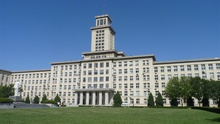
%> input picture Experiment2/MedianFilter/testimg.jpg, 220 x 124 px, shrunk from 1151 x 647 before the run
$ octave main.m   (GNU Octave 9; MATLAB toolbox functions it lacks are replaced by stand-ins)
%> lines starting %> are read from the running program, lines starting %| are printed output that depends on the picture
### Experiment2/MedianFilter/MyMedfilt2.m
% ================================================================
% 中值滤波（Median Filtering）函数实现
% ================================================================
% function：定义一个函数
% 输入参数：img（待滤波的灰度图像）
% 输出参数：Medfilt2_result（中值滤波后的结果）
% ================================================================
function Medfilt2_result = MyMedfilt2(img)

    % 获取图像的尺寸
    % size(img) 返回 [height, width]（高度和宽度）
    % MATLAB 的图像坐标系：img(row, col)，行=垂直方向，列=水平方向
    % 注意：这和 C++ 的 img.at<uchar>(i, j) 是对应的（i=row, j=col）
    [height, width] = size(img);

    % 创建结果图像，先复制一份原图
    % 后续会逐像素覆盖这个副本
    % MATLAB 中直接赋值 = 就是复制（不会共享内存）
    Medfilt2_result = img;


    % ================================================================
    % 3x3 邻域中值滤波，使用 replicate 边界填充
    %
    % 什么是"3x3 邻域"？
    %   以像素 (i, j) 为中心，取它周围的 8 个邻居 + 自身，共 9 个像素。
    %   形状像一个 3 行 3 列的小方块：
    %     (i-1,j-1)  (i-1,j)  (i-1,j+1)
    %     (i,  j-1)  (i,  j)  (i,  j+1)
    %     (i+1,j-1)  (i+1,j)  (i+1,j+1)
    %
    % 什么是"replicate 边界填充"？
    %   当邻域超出图像边界时（如边缘像素），用边界像素的值填充越界的部分。
    %   比如：图像第一行第1列像素 (1,1) 的邻域，
    %   越出上边和左边的那几个位置，都用 (1,1) 自己的值填充。
    % ================================================================


    % 外层两个循环：遍历图像中的每个像素 (i, j)
    % i 从 1 到 height（垂直方向，行索引）
    % j 从 1 到 width（水平方向，列索引）
    for i = 1:height
        for j = 1:width


            % ================================================================
            % 第一步：提取 3x3 邻域的 9 个像素值
            % ================================================================
            % neighbor：空向量，用于存放 9 个邻域像素的灰度值
            % 在 MATLAB 中，向量/数组使用方括号 [] 创建
            neighbor = [];

            % 内层两个循环：遍历 3x3 邻域的每个位置
            % ki = -1, 0, 1（垂直偏移：上、同行、下）
            % kj = -1, 0, 1（水平偏移：左、同列、右）
            for ki = -1:1
                for kj = -1:1

                    % 计算当前邻域位置在原图中的坐标
                    % row = 中心行 i + 垂直偏移 ki
                    % col = 中心列 j + 水平偏移 kj
                    row = i + ki;
                    col = j + kj;

                    % ================================================================
                    % 边界处理（replicate 方式）
                    % ================================================================
                    % 当 row 或 col 超出 [1, height] 或 [1, width] 范围时，
                    % 把它们"夹取"到边界值。
                    %
                    % MATLAB 中图像坐标从 1 开始（不是从 0 开始！）
                    %   - 行索引 i 的范围：1 到 height
                    %   - 列索引 j 的范围：1 到 width
                    %
                    % max(1, min(row, height)) 的逻辑：
                    %   如果 row < 1，取 row = 1（上边界）
                    %   如果 row > height，取 row = height（下边界）
                    %   否则保持 row 不变
                    % min 同理处理水平方向的越界
                    %
                    % 举例：
                    %   当 i = 1（第一行）时，ki = -1 会使 row = 0
                    %   max(1, min(0, height)) = max(1, 0) = 1
                    %   越界的上方位置被"复制"成了第一行像素的值
                    row = max(1, min(row, height));
                    col = max(1, min(col, width));

                    % 从原图中取出邻域像素的灰度值，追加到 neighbor 向量末尾
                    % MATLAB 中矩阵索引语法：img(row, col)
                    % neighbor = [neighbor, img(row, col)] 的含义：
                    %   把 img(row, col) 的值添加到 neighbor 向量的末尾
                    %   每循环一次，neighbor 就增加一个元素
                    %   9 次循环后，neighbor 就是一个长度为 9 的向量
                    neighbor = [neighbor, img(row, col)];

                end  % 结束 kj 循环（水平偏移）
            end      % 结束 ki 循环（垂直偏移）


            % ================================================================
            % 第二步：对 9 个邻域像素值排序，取中位数
            % ================================================================
            % sort(neighbor)：对 neighbor 向量从小到大排序
            % MATLAB 的 sort 函数默认是升序（ascending）
            % 排序后，sorted(1) 是最小值，sorted(9) 是最大值
            sorted = sort(neighbor);

            % 取中位数：9 个元素的中位数就是第 5 个（sorted(5)）
            % 为什么是第 5 个？
            %   9 个数从小到大排：sorted(1), sorted(2), ..., sorted(9)
            %   中位数位置 = (9 + 1) / 2 = 5
            %   所以 sorted(5) 就是中位数
            %
            % 中位数的意义：
            %   如果 9 个数是 [1, 2, 5, 8, 9, 10, 12, 15, 20]
            %   中位数 = 9（不是平均值 (1+2+5+8+9+10+12+15+20)/9 ≈ 9.1）
            %   中位数对"异常值"（噪声点）不敏感：
            %     - 如果有一个噪声点 200，和其他正常像素混在一起
            %     - 排序后 200 会在末尾，中位数仍然是中间那个正常值
            %     - 但如果是平均值，200 会把均值拉得偏高
            %
            % 把中位数写入结果图像的第 (i, j) 个像素
            Medfilt2_result(i, j) = sorted(5);  % 9个元素的第5个就是中位数


        end  % 结束 j 循环（列）
    end      % 结束 i 循环（行）


    % ================================================================
    % 返回滤波后的图像
    % ================================================================
    % 循环结束后，Medfilt2_result 就是一个完整的滤波结果图
    % MATLAB 函数会自动把输出参数的值返回给调用者
    % 在 main.m 中，调用 Medfilt2_result = MyMedfilt2(img) 时，
    % 这里 return 的值就会赋给 main.m 中的 Medfilt2_result 变量

end  % 结束 function MyMedfilt2

### Experiment2/MedianFilter/main.m
% ================================================================
% 中值滤波（Median Filtering）是什么？
% ================================================================
% 中值滤波是一种经典的"非线性"图像滤波方法。
%
% 首先回顾一下"均值滤波"（线性滤波）：
%   取中心像素周围 3x3 共 9 个像素的"平均值"替代中心像素。
%   优点：能去除噪声（把突兀的噪声点"平均"掉）
%   缺点：会让图像变模糊（细节也被平均掉了）
%
% "中值滤波"的思想不同：
%   取中心像素周围 3x3 共 9 个像素的"中位数"替代中心像素。
%   中位数 = 把 9 个数从小到大排列后，最中间那个数（第 5 个）。
%
% 中值滤波的效果：
%   - 去除"椒盐噪声"效果非常好（孤立的黑点、白点会被邻居替代）
%   - 对边缘的保持比均值滤波好（不会把边缘的灰度"平均"掉）
%   - 但仍然是"模糊"操作，细节会有一定损失
%
% 为什么叫"非线性"？
%   均值滤波可以用"卷积"描述（乘加运算），是线性的。
%   中值滤波需要排序取中位数，不能表示为简单的乘加运算，所以是非线性的。
% ================================================================


% ================================================================
% 主脚本文件：程序入口
% ================================================================
% 注意：.m 文件如果以 function 开头就是函数文件，
% 如果直接写代码就是"脚本文件"（Script）。
% 脚本文件可以直接运行（不需要被调用），从第一行执行到最后一行。
% main.m 就是主脚本，程序从这里开始执行。

% ================================================================
% 第 1 步：清理环境（每次运行程序前的标准准备）
% ================================================================
% clc：Clear Command Window，清空命令行窗口的显示内容
%       （视觉效果：命令行变干净了，但不影响变量）
clc;

% clear all：Clear Workspace，删除工作区中的所有变量
%            防止上一次运行留下的旧变量干扰本次运行
%            （比如上次运行创建了一个大数组，这次忘记重新赋值）
clear all;

% close all：Close all Figures，关闭所有打开的图像窗口
%            防止上一次运行的图像窗口还在屏幕上干扰视线
close all;


% ================================================================
% 第 2 步：读取图像
% ================================================================
% imread('testimg.jpg')：读取名为 testimg.jpg 的图像文件
% MATLAB 会把图像加载为一个矩阵（Matrix）：
%   - 彩色图像：height x width x 3 的三维矩阵（R、G、B 三个通道）
%   - 灰度图像：height x width 的二维矩阵
% 读取后，变量 img 就"代表"了这张图像。
img = imread('testimg.jpg');
%> img is the input picture: size 124x220x3 uint8; mean R, G, B 99.4, 123.6, 141.1


% ================================================================
% 第 3 步：彩色图转灰度图
% ================================================================
% rgb2gray(img)：将 RGB 彩色图像转换为灰度图像
%
% 为什么需要灰度图？
%   - 彩色图有 R、G、B 三个通道，处理起来更复杂
%   - 对于滤波、边缘检测等操作，我们只需要亮度信息就够了
%   - 灰度图只有一个通道，处理更简单高效
%
% 转换原理（简化）：
%   灰度 = 0.299 * R + 0.587 * G + 0.114 * B
%   （绿色权重最大，因为人眼对绿色最敏感）
%
% 注意：rgb2gray 会直接修改 img 变量的内容（覆盖）
img = rgb2gray(img);
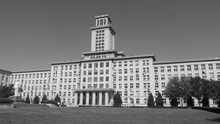
%> img: size 124x220 uint8; min 2, max 253, mean 118.4


% ================================================================
% 第 4 步：调用中值滤波函数
% ================================================================
% MyMedfilt2 是我们自己实现的 3x3 中值滤波函数（定义在 MyMedfilt2.m 中）
% 输入：img（灰度图）
% 输出：Medfilt2_result（中值滤波后的结果图）
%
% 这里调用和普通函数调用一样：函数名(输入参数)
Medfilt2_result = MyMedfilt2(img);
%> after the loop in MyMedfilt2, `for i = 1:height`:
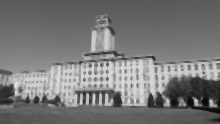
%> Medfilt2_result: size 124x220 uint8; min 9, max 230, mean 119.7


% ================================================================
% 第 5 步：显示原图和滤波结果
% ================================================================
% figure：创建并打开一个新的图像窗口
%         如果不加这行，imshow 可能会复用上一个窗口，导致显示混乱
figure;

% subplot(m, n, p)：把一个窗口分成 m 行 n 列的网格，显示第 p 张图
% subplot(1, 2, 1)：1 行 2 列的网格，左边第 1 张图
subplot(1, 2, 1);

% imshow(img)：在当前位置显示图像 img
% title('文字')：给图像加一个标题
imshow(img);
title('Original Gray Image');  % 原始灰度图

% subplot(1, 2, 2)：1 行 2 列的网格，右边第 2 张图
subplot(1, 2, 2);

imshow(Medfilt2_result);
title('Median Filtered Image');  % 中值滤波后的图像

% 运行结果：
%   窗口左边显示原始灰度图（可能有噪声点，细节清晰）
%   窗口右边显示中值滤波后的图（噪声被去掉了，但略微模糊）
